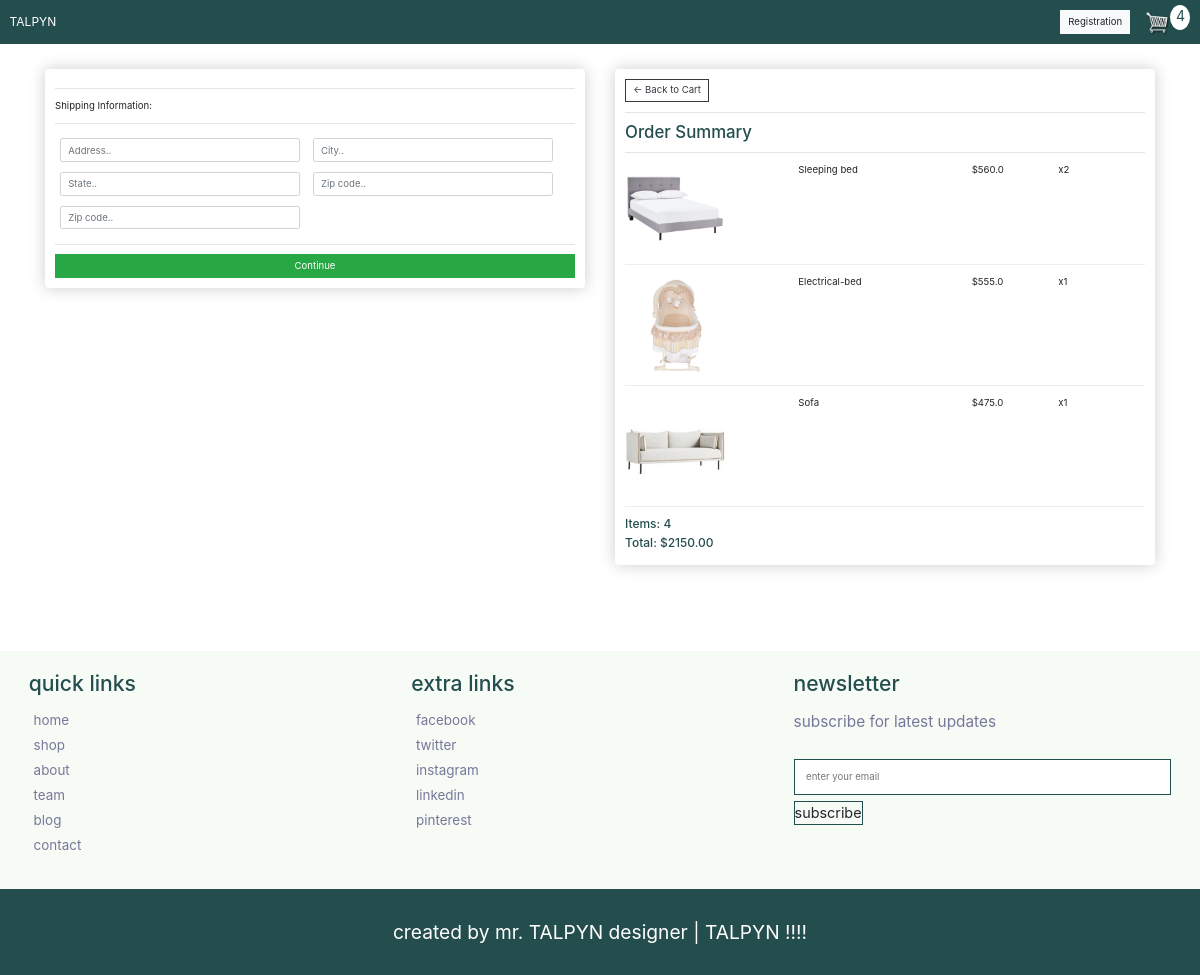
Screenshot of /checkout/ (signed in) with the database file from the repository.
### furnstore/models.py (models this page shows, shortened)
class OrderItem(models.Model):
    product = models.ForeignKey(Product, on_delete = models.SET_NULL, null=True)
    order = models.ForeignKey(Order, on_delete = models.SET_NULL, null=True)
    quantity = models.IntegerField(default=0, null=True, blank=True)
    date_added = models.DateTimeField(auto_now_add=True)
    @property
    def get_total(self):
       total = self.product.price * self.quantity
       return total

class Product(models.Model):
    name = models.CharField(max_length=200, null=True)
    price = models.FloatField()
    digital = models.BooleanField(default=False, null=True,blank =False)
    image = models.ImageField(null=True, blank=True)
    @property
    def imageURL(self):
     try:
        url = self.image.url
     except:
        url = ''
     return url

class Order(models.Model):
    customer = models.ForeignKey(Customer, on_delete=models.SET_NULL, null=True, blank=True)
    date_ordered = models.DateTimeField(auto_now_add=True)
    complete = models.BooleanField(default=False)
    transaction_id = models.CharField(max_length=100, null=True)
    @property
    def shipping(self):
        shipping = False
        orderItems = self.orderitem_set.all()
        for i in orderItems:
            if i.product.digital == False:
                shipping = True
        return shipping
    @property
    def get_cart_total(self):
        orderitems = self.orderitem_set.all()
        total = sum([item.get_total for item in orderitems])
        return total
    @property
    def get_cart_items(self):
        orderitems = self.orderitem_set.all()
        total = sum([item.quantity for item in orderitems])
        return total

### furnstore/views.py (the view)
# urls.py: path('checkout/', views.checkout, name="checkout"),
def checkout(request):
    if request.user.is_authenticated:
      customer = request.user.customer
      order, created = Order.objects.get_or_create(customer=customer, complete=False)
      items = order.orderitem_set.all()
      cartItems = order.get_cart_items
    else:
      items = []
      order ={'get_cart_total':0, 'get_cart_items':0, 'shipping':False}
    context = {'items' :items, 'order' :order, 'cartItems' :cartItems}
    return render(request,'store/checkout.html', context)

### furnstore/templates/store/checkout.html (shortened to what this page needs)
{% extends 'store/home.html' %}
{% load static %}
{% block content %}
<div class="row">
  <div class="col-lg-6">
    <div class="box-element" id="form-wrapper">
      <form id="form">
        <div id="shipping-info">
          <hr>
          <p>Shipping Information:</p>
          <hr>
          <div class="form-field">
            <input class="form-control" type="text" name="address" placeholder="Address..">
          </div>
          <div class="form-field">
            <input class="form-control" type="text" name="city" placeholder="City..">
          </div>
          <div class="form-field">
            <input class="form-control" type="text" name="state" placeholder="State..">
          </div>
          <div class="form-field">
            <input class="form-control" type="text" name="zipcode" placeholder="Zip code..">
          </div>
          <div class="form-field">
            <input class="form-control" type="text" name="country" placeholder="Zip code..">
          </div>
        </div>
        <hr>
        <input id="form-button" class="btn btn-success btn-block" type="submit" value="Continue">
      </form>
    </div>
    <br>
  </div>
  <div class="col-lg-6">
    <div class="box-element">
      <a  class="btn btn-outline-dark" href="{% url 'cart' %}">&#x2190; Back to Cart</a>
      <hr>
      <h3>Order Summary</h3>
      <hr>
      {% for item in items %}
      <div class="cart-row">
        <div style="flex:2"><img class="row-image" src="{{item.product.imageURL}}"></div>
        <div style="flex:2"><p>{{item.product.name}}</p></div>
        <div style="flex:1"><p>${{item.product.price}}</p></div>
        <div style="flex:1"><p>x{{item.quantity}}</p></div>
      </div>
      {% endfor %}
      <h5>Items:   {{order.get_cart_items}}</h5>
      <h5>Total:   ${{order.get_cart_total|floatformat:2}}</h5>
    </div>
  </div>
</div>
<br>
<br>
<br>
{% endblock content %}

### static/css/main.css (style rules this page uses)
body { background-color: white; }
h1,h2,h3,h4,h5,h6 { color:#244d4d; }
.box-element { box-shadow:hsl(0, 0%, 80%) 0 0 16px; background-color: #fff; border-radius: 4px; padding: 10px; }
.col-lg-4, .col-lg-6, .col-lg-8, .col-lg-12 { margin-top: 10px; }
.btn { border-radius: 0; }
.row-image { width: 100px; }
.form-field { width:250px; display: inline-block; padding: 5px; }
.cart-row { display: flex; align-items: flex-stretch; padding-bottom: 10px; margin-bottom: 10px; border-bottom: 1px solid #ececec; }
@media (max-width: 1250px) { html { font-size: 60%; } }

### rows the page displays
OrderItem: product.imageURL (picture), product.name "Sleeping bed", product.price "560.0", quantity "2"
OrderItem: product.imageURL (picture), product.name "Electrical-bed", product.price "555.0", quantity "1"
OrderItem: product.imageURL (picture), product.name "Sofa", product.price "475.0", quantity "1"
Order: get_cart_items "4", get_cart_total "2150.00"

### other values shown
{{ cartItems }} "4"
